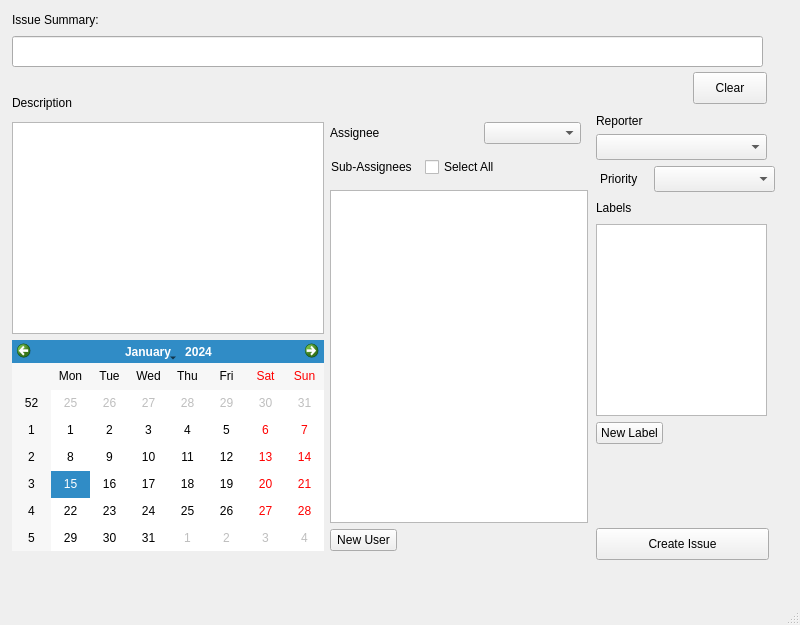
<?xml version="1.0" encoding="UTF-8"?>
<ui version="4.0">
 <class>MainWindow</class>
 <widget class="QMainWindow" name="MainWindow">
  <property name="geometry">
   <rect>
    <x>0</x>
    <y>0</y>
    <width>800</width>
    <height>625</height>
   </rect>
  </property>
  <property name="minimumSize">
   <size>
    <width>800</width>
    <height>625</height>
   </size>
  </property>
  <property name="maximumSize">
   <size>
    <width>800</width>
    <height>625</height>
   </size>
  </property>
  <property name="windowTitle">
   <string>My name is Wolf - I create tasks.</string>
  </property>
  <widget class="QWidget" name="centralwidget">
   <widget class="QLineEdit" name="lineEdit">
    <property name="geometry">
     <rect>
      <x>12</x>
      <y>36</y>
      <width>751</width>
      <height>31</height>
     </rect>
    </property>
    <property name="minimumSize">
     <size>
      <width>751</width>
      <height>31</height>
     </size>
    </property>
   </widget>
   <widget class="QLabel" name="label_6">
    <property name="geometry">
     <rect>
      <x>12</x>
      <y>12</y>
      <width>111</width>
      <height>16</height>
     </rect>
    </property>
    <property name="text">
     <string>Issue Summary:</string>
    </property>
   </widget>
   <widget class="QWidget" name="layoutWidget">
    <property name="geometry">
     <rect>
      <x>12</x>
      <y>90</y>
      <width>316</width>
      <height>461</height>
     </rect>
    </property>
    <layout class="QVBoxLayout" name="verticalLayout_3">
     <item>
      <widget class="QLabel" name="label_2">
       <property name="text">
        <string>Description</string>
       </property>
      </widget>
     </item>
     <item>
      <layout class="QVBoxLayout" name="verticalLayout">
       <item>
        <widget class="QTextEdit" name="commentEdit">
         <property name="minimumSize">
          <size>
           <width>312</width>
           <height>212</height>
          </size>
         </property>
         <property name="maximumSize">
          <size>
           <width>312</width>
           <height>212</height>
          </size>
         </property>
        </widget>
       </item>
       <item>
        <widget class="QCalendarWidget" name="calendarWidget">
         <property name="minimumSize">
          <size>
           <width>312</width>
           <height>211</height>
          </size>
         </property>
         <property name="maximumSize">
          <size>
           <width>312</width>
           <height>211</height>
          </size>
         </property>
         <property name="toolTip">
          <string>Due date for the task</string>
         </property>
        </widget>
       </item>
      </layout>
     </item>
    </layout>
   </widget>
   <widget class="QWidget" name="layoutWidget">
    <property name="geometry">
     <rect>
      <x>596</x>
      <y>71</y>
      <width>171</width>
      <height>34</height>
     </rect>
    </property>
    <layout class="QHBoxLayout" name="horizontalLayout_6">
     <item>
      <spacer name="horizontalSpacer">
       <property name="orientation">
        <enum>Qt::Horizontal</enum>
       </property>
       <property name="sizeHint" stdset="0">
        <size>
         <width>40</width>
         <height>20</height>
        </size>
       </property>
      </spacer>
     </item>
     <item>
      <widget class="QPushButton" name="pushButton_cleartext">
       <property name="minimumSize">
        <size>
         <width>74</width>
         <height>32</height>
        </size>
       </property>
       <property name="maximumSize">
        <size>
         <width>74</width>
         <height>32</height>
        </size>
       </property>
       <property name="toolTip">
        <string>Clear all text fields.</string>
       </property>
       <property name="text">
        <string>Clear</string>
       </property>
      </widget>
     </item>
    </layout>
   </widget>
   <widget class="QWidget" name="layoutWidget">
    <property name="geometry">
     <rect>
      <x>331</x>
      <y>157</y>
      <width>181</width>
      <height>23</height>
     </rect>
    </property>
    <layout class="QHBoxLayout" name="horizontalLayout_2">
     <property name="sizeConstraint">
      <enum>QLayout::SetMinAndMaxSize</enum>
     </property>
     <item>
      <widget class="QLabel" name="label_4">
       <property name="text">
        <string>Sub-Assignees</string>
       </property>
      </widget>
     </item>
     <item>
      <widget class="QCheckBox" name="selectAll">
       <property name="text">
        <string>Select All</string>
       </property>
      </widget>
     </item>
    </layout>
   </widget>
   <widget class="QWidget" name="layoutWidget">
    <property name="geometry">
     <rect>
      <x>330</x>
      <y>120</y>
      <width>251</width>
      <height>26</height>
     </rect>
    </property>
    <layout class="QHBoxLayout" name="horizontalLayout">
     <item>
      <widget class="QLabel" name="label_3">
       <property name="toolTip">
        <string>Assignee for the main task.</string>
       </property>
       <property name="text">
        <string>Assignee</string>
       </property>
      </widget>
     </item>
     <item>
      <spacer name="horizontalSpacer_4">
       <property name="orientation">
        <enum>Qt::Horizontal</enum>
       </property>
       <property name="sizeHint" stdset="0">
        <size>
         <width>13</width>
         <height>20</height>
        </size>
       </property>
      </spacer>
     </item>
     <item>
      <widget class="QComboBox" name="comboBoxAssignee">
       <property name="sizePolicy">
        <sizepolicy hsizetype="MinimumExpanding" vsizetype="Fixed">
         <horstretch>0</horstretch>
         <verstretch>0</verstretch>
        </sizepolicy>
       </property>
      </widget>
     </item>
    </layout>
   </widget>
   <widget class="QWidget" name="layoutWidget">
    <property name="geometry">
     <rect>
      <x>596</x>
      <y>114</y>
      <width>183</width>
      <height>446</height>
     </rect>
    </property>
    <layout class="QVBoxLayout" name="verticalLayout_2">
     <item>
      <layout class="QVBoxLayout" name="verticalLayout_5">
       <item>
        <widget class="QLabel" name="label_reporter">
         <property name="text">
          <string>Reporter</string>
         </property>
        </widget>
       </item>
       <item>
        <widget class="QComboBox" name="comboBoxReporter">
         <property name="minimumSize">
          <size>
           <width>171</width>
           <height>26</height>
          </size>
         </property>
         <property name="maximumSize">
          <size>
           <width>171</width>
           <height>26</height>
          </size>
         </property>
        </widget>
       </item>
      </layout>
     </item>
     <item>
      <layout class="QHBoxLayout" name="horizontalLayout_3">
       <item>
        <widget class="QLabel" name="label_5">
         <property name="minimumSize">
          <size>
           <width>44</width>
           <height>16</height>
          </size>
         </property>
         <property name="maximumSize">
          <size>
           <width>44</width>
           <height>16</height>
          </size>
         </property>
         <property name="text">
          <string>Priority</string>
         </property>
        </widget>
       </item>
       <item>
        <widget class="QComboBox" name="comboBox_priority">
         <property name="minimumSize">
          <size>
           <width>121</width>
           <height>26</height>
          </size>
         </property>
         <property name="maximumSize">
          <size>
           <width>121</width>
           <height>26</height>
          </size>
         </property>
        </widget>
       </item>
      </layout>
     </item>
     <item>
      <layout class="QHBoxLayout" name="horizontalLayout_4">
       <item>
        <widget class="QLabel" name="label">
         <property name="minimumSize">
          <size>
           <width>40</width>
           <height>16</height>
          </size>
         </property>
         <property name="maximumSize">
          <size>
           <width>40</width>
           <height>16</height>
          </size>
         </property>
         <property name="text">
          <string>Labels</string>
         </property>
        </widget>
       </item>
       <item>
        <spacer name="horizontalSpacer_2">
         <property name="orientation">
          <enum>Qt::Horizontal</enum>
         </property>
         <property name="sizeHint" stdset="0">
          <size>
           <width>40</width>
           <height>20</height>
          </size>
         </property>
        </spacer>
       </item>
      </layout>
     </item>
     <item>
      <widget class="QListWidget" name="labelList">
       <property name="minimumSize">
        <size>
         <width>159</width>
         <height>192</height>
        </size>
       </property>
       <property name="maximumSize">
        <size>
         <width>171</width>
         <height>192</height>
        </size>
       </property>
      </widget>
     </item>
     <item>
      <layout class="QHBoxLayout" name="horizontalLayout_5">
       <item>
        <widget class="QToolButton" name="toolButton_new_label">
         <property name="minimumSize">
          <size>
           <width>67</width>
           <height>22</height>
          </size>
         </property>
         <property name="maximumSize">
          <size>
           <width>67</width>
           <height>22</height>
          </size>
         </property>
         <property name="text">
          <string>New Label</string>
         </property>
         <property name="iconSize">
          <size>
           <width>10</width>
           <height>10</height>
          </size>
         </property>
        </widget>
       </item>
       <item>
        <spacer name="horizontalSpacer_3">
         <property name="orientation">
          <enum>Qt::Horizontal</enum>
         </property>
         <property name="sizeHint" stdset="0">
          <size>
           <width>40</width>
           <height>20</height>
          </size>
         </property>
        </spacer>
       </item>
      </layout>
     </item>
     <item>
      <spacer name="verticalSpacer">
       <property name="orientation">
        <enum>Qt::Vertical</enum>
       </property>
       <property name="sizeHint" stdset="0">
        <size>
         <width>20</width>
         <height>30</height>
        </size>
       </property>
      </spacer>
     </item>
     <item>
      <widget class="QPushButton" name="pushButton">
       <property name="minimumSize">
        <size>
         <width>173</width>
         <height>32</height>
        </size>
       </property>
       <property name="maximumSize">
        <size>
         <width>173</width>
         <height>32</height>
        </size>
       </property>
       <property name="text">
        <string>Create Issue</string>
       </property>
      </widget>
     </item>
    </layout>
   </widget>
   <widget class="QWidget" name="layoutWidget">
    <property name="geometry">
     <rect>
      <x>330</x>
      <y>190</y>
      <width>258</width>
      <height>361</height>
     </rect>
    </property>
    <layout class="QVBoxLayout" name="verticalLayout_4">
     <item>
      <widget class="QListWidget" name="listWidget"/>
     </item>
     <item>
      <layout class="QHBoxLayout" name="horizontalLayout_7">
       <item>
        <widget class="QToolButton" name="toolButton_new_user">
         <property name="minimumSize">
          <size>
           <width>67</width>
           <height>22</height>
          </size>
         </property>
         <property name="maximumSize">
          <size>
           <width>67</width>
           <height>22</height>
          </size>
         </property>
         <property name="text">
          <string>New User</string>
         </property>
         <property name="iconSize">
          <size>
           <width>10</width>
           <height>10</height>
          </size>
         </property>
        </widget>
       </item>
       <item>
        <spacer name="horizontalSpacer_5">
         <property name="orientation">
          <enum>Qt::Horizontal</enum>
         </property>
         <property name="sizeHint" stdset="0">
          <size>
           <width>40</width>
           <height>20</height>
          </size>
         </property>
        </spacer>
       </item>
      </layout>
     </item>
    </layout>
   </widget>
   <zorder>layoutWidget</zorder>
   <zorder>layoutWidget</zorder>
   <zorder>layoutWidget</zorder>
   <zorder>layoutWidget</zorder>
   <zorder>layoutWidget</zorder>
   <zorder>lineEdit</zorder>
   <zorder>label_6</zorder>
   <zorder>layoutWidget</zorder>
  </widget>
  <widget class="QStatusBar" name="statusbar"/>
  <widget class="QMenuBar" name="menubar">
   <property name="geometry">
    <rect>
     <x>0</x>
     <y>0</y>
     <width>800</width>
     <height>26</height>
    </rect>
   </property>
  </widget>
 </widget>
 <resources/>
 <connections/>
</ui>
